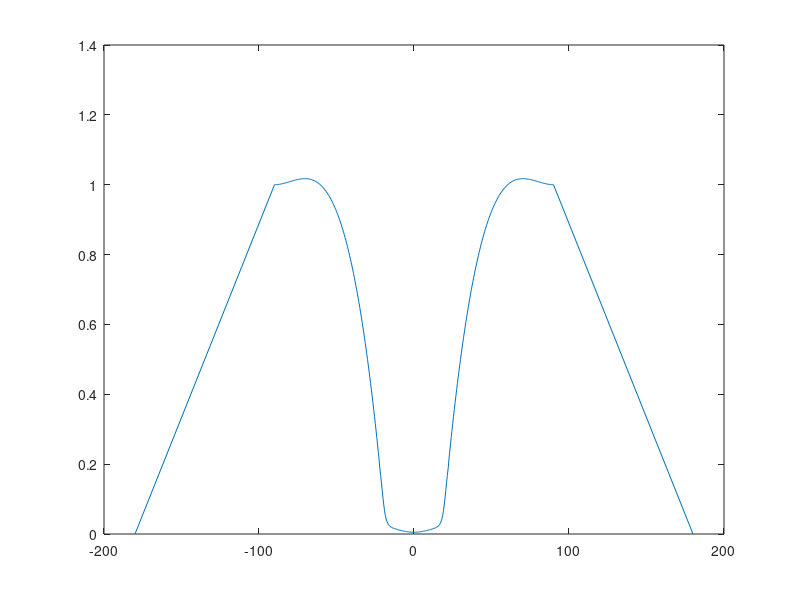

The MATLAB script that drew this image:
%% Cd-alpha and Cl-alpha curves generation
clc; clear;

%% Data from xflr.txt
Data_xflr=[...
0.000  0.0000   0.00507   0.00077   0.0000  0.5474  0.5474  -0.4143   0.0000   1.3043
   0.500   0.0558   0.00509   0.00078   0.0001  0.4990  0.5944  -0.4808   0.0000   0.2442
   1.000   0.1112   0.00513   0.00082   0.0002  0.4480  0.6450  -0.5594   0.0000   0.2435
   1.500   0.1667   0.00524   0.00088   0.0004  0.3971  0.6919  -0.6557   0.0000   0.2432
   2.000   0.2220   0.00535   0.00098   0.0005  0.3486  0.7388  -0.7705   0.0000   0.2428
   2.500   0.2768   0.00551   0.00111   0.0008  0.2996  0.7849  -0.9069   0.0000   0.2421
   3.000   0.3316   0.00573   0.00126   0.0011  0.2522  0.8250  -1.0670   0.0000   0.2416
   3.500   0.3854   0.00600   0.00147   0.0016  0.2034  0.8648  -1.2401   0.0000   0.2405
   4.000   0.4393   0.00631   0.00171   0.0021  0.1624  0.8974  -1.4509   0.0000   0.2396
   4.500   0.4928   0.00666   0.00197   0.0027  0.1272  0.9242  -1.6685   0.0000   0.2387
   5.000   0.5456   0.00702   0.00225   0.0035  0.0995  0.9473  -1.9143   0.0000   0.2375
   5.500   0.5979   0.00744   0.00258   0.0043  0.0761  0.9656  -2.1912   0.0000   0.2363
   6.000   0.6513   0.00784   0.00290   0.0049  0.0600  0.9800  -2.4819   0.0000   0.2356
   6.500   0.7130   0.00828   0.00326   0.0035  0.0480  0.9871  -2.8068   0.0000   0.2378
   7.000   0.7736   0.00873   0.00365   0.0024  0.0398  0.9929  -3.1538   0.0000   0.2392
   7.500   0.8401   0.00918   0.00407  -0.0002  0.0338  0.9946  -3.5892   0.0000   0.2420
   8.000   0.9047   0.00975   0.00459  -0.0023  0.0269  0.9968  -4.0317   0.0000   0.2439
   8.500   0.9690   0.01019   0.00502  -0.0044  0.0251  0.9989  -4.4984   0.0000   0.2454
   9.000   1.0248   0.01077   0.00557  -0.0048  0.0214  1.0000  -4.9432   0.0000   0.2449
   9.500   1.0667   0.01135   0.00618  -0.0021  0.0187  1.0000  -5.3403   0.0000   0.2416
  10.000   1.1115   0.01178   0.00663  -0.0001  0.0182  1.0000  -5.7759   0.0000   0.2390
  10.500   1.1566   0.01234   0.00720   0.0018  0.0169  1.0000  -6.2204   0.0000   0.2367
  11.000   1.2021   0.01303   0.00788   0.0035  0.0152  1.0000  -6.6802   0.0000   0.2347
  11.500   1.2472   0.01386   0.00876   0.0051  0.0135  1.0000  -7.1341   0.0000   0.2328
  12.000   1.2899   0.01495   0.00998   0.0070  0.0121  1.0000  -7.5701   0.0000   0.2307
  12.500   1.3369   0.01556   0.01061   0.0081  0.0120  1.0000  -8.1583   0.0000   0.2293
  13.000   1.3829   0.01621   0.01128   0.0093  0.0118  1.0000  -8.7577   0.0000   0.2278
  13.500   1.4270   0.01697   0.01207   0.0107  0.0114  1.0000  -9.3591   0.0000   0.2262
  14.000   1.4677   0.01792   0.01306   0.0125  0.0106  1.0000  -9.9487   0.0000   0.2243
  14.500   1.5038   0.01909   0.01429   0.0149  0.0098  1.0000  -10.5158   0.0000   0.2221
  15.000   1.5308   0.02046   0.01574   0.0187  0.0091  1.0000  -11.0297   0.0000   0.2189
  15.500   1.5513   0.02214   0.01754   0.0228  0.0087  1.0000  -11.5027   0.0000   0.2155
  16.000   1.5673   0.02430   0.01985   0.0265  0.0084  1.0000  -11.9444   0.0000   0.2123
  16.500   1.5778   0.02715   0.02287   0.0296  0.0081  1.0000  -12.3445   0.0000   0.2094
  17.000   1.5823   0.03098   0.02690   0.0314  0.0079  1.0000  -12.6933   0.0000   0.2072
  17.500   1.5793   0.03630   0.03244   0.0316  0.0078  1.0000  -12.9693   0.0000   0.2059
  18.000   1.5660   0.04361   0.03999   0.0297  0.0077  1.0000  -13.1391   0.0000   0.2056
  18.500   1.5406   0.05350   0.05013   0.0255  0.0076  1.0000  -13.1739   0.0000   0.2067
  19.000   1.4969   0.06666   0.06358   0.0192  0.0076  1.0000  -13.0052   0.0000   0.2091
  19.500   1.4382   0.08298   0.08018   0.0109  0.0076  1.0000  -12.6417   0.0000   0.2129
  20.000   1.3650   0.10233   0.09981   0.0011  0.0077  1.0000  -12.0678   0.0000   0.2185
  20.500   1.2841   0.12392   0.12167  -0.0102  0.0078  1.0000  -11.3213   0.0000   0.2261
  21.000   1.2056   0.14662   0.14464  -0.0227  0.0079  1.0000  -10.4779   0.0000   0.2361
  21.500   1.1436   0.16745   0.16568  -0.0348  0.0080  1.0000  -9.7126   0.0000   0.2469
  22.000   1.0992   0.18597   0.18439  -0.0458  0.0080  1.0000  -9.0695   0.0000   0.2575
  22.500   1.0374   0.21157   0.21023  -0.0610  0.0080  1.0000  -7.8969   0.0000   0.2746];

%% Impose physical limitations
% Since our airfoil is symmetric, we will just compute the positive part
% of the curve and then reverse it

% To impose the limitations, we find a cubic curve that matches the 
% derivative and the value of the last computed point and tends to 0
a1=Data_xflr(46,1); % Last simulated angle
a2=a1+5;            % Point to finish at 0

% System of equations to find polynomic coefficients
A=[3*a1^2 2*a1 1 0
   3*a2^2 2*a2 1 0
   a2^3 a2^2 a2 1
   a1^3 a1^2 a1 1];

b=[Data_xflr(46,2)-Data_xflr(44,2)
    0
    0
    Data_xflr(46,2)];

r=A\b; % Polynomic coefficients

aext=a1+0.5:0.5:a2;
clext=r(1)*aext.^3+r(2)*aext.^2+r(3)*aext+r(4);

% We assembly the data and the computed extra points
% The last point is added to assign 0 to very big angle values
Cl=[Data_xflr(:,2)' clext zeros(1,126)];
ang=[Data_xflr(:,1)' aext 1000*ones(1,126)];

% Duplication of the arrays
Cl=[-fliplr(Cl) Cl(2:end)];
ang=[-fliplr(ang) ang(2:end)];

plot(ang,Cl);

%% Drag computation
a1=Data_xflr(46,1); % Last simulated angle
a2=90;            % Point to finish at 1

% System of equations to find polynomic coefficients
A=[3*a1^2 2*a1 1 0
   3*a2^2 2*a2 1 0
   a2^3 a2^2 a2 1
   a1^3 a1^2 a1 1];
    
b=[Data_xflr(46,3)-Data_xflr(44,3)
    0
    1
    Data_xflr(46,3)];

r=A\b; % Polynomic coefficients

aext=a1+0.5:0.5:a2;
cdext=r(1)*aext.^3+r(2)*aext.^2+r(3)*aext+r(4);

% We assembly the data and the computed extra points
% The last point is added to assign 0 to very big angle values
ang_cd=[Data_xflr(:,1)' aext 180];
Cd=[Data_xflr(:,3)' cdext 0];

% Duplication of the arrays
Cd=[fliplr(Cd) Cd(2:end)];
ang_cd=[-fliplr(ang_cd) ang_cd(2:end)];

plot(ang_cd,Cd);

aClaCd=[ang' Cl' ang_cd' Cd'];
save('Data_xflr_file.mat','aClaCd');
